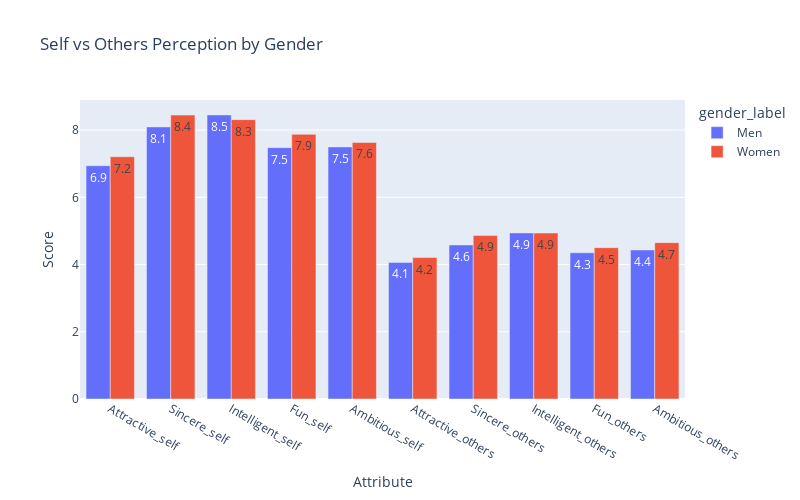

Write notebook code for a chart like this one.
### Code cell
# Only keep useful columns for melting
columns_to_keep = ['gender_label', 'Attractive_self', 'Sincere_self', 'Intelligent_self', 'Fun_self', 'Ambitious_self',
                   'Attractive_others', 'Sincere_others', 'Intelligent_others', 'Fun_others', 'Ambitious_others']

fig = px.bar(df_compare[columns_to_keep].melt(id_vars='gender_label', var_name='Attribute', value_name='Score'),
             x='Attribute', y='Score', color='gender_label', barmode='group',text_auto='.2s', width=800,
    height=500, title="Self vs Others Perception by Gender")

fig.show()

### Figure 1 — Plotly figure (JSON) as saved in the notebook; plotly's stock layout.template omitted (floating-point values rounded to 4 significant figures)
{"data": [{"alignmentgroup": "True", "hovertemplate": "gender_label=Men<br>Attribute=%{x}<br>Score=%{y}<extra></extra>", "legendgroup": "Men", "marker": {"color": "#636efa", "pattern": {"shape": ""}}, "name": "Men", "offsetgroup": "Men", "orientation": "v", "showlegend": true, "textposition": "auto", "texttemplate": "%{y:.2s}", "type": "bar", "x": ["Attractive_self", "Sincere_self", "Intelligent_self", "Fun_self", "Ambitious_self", "Attractive_others", "Sincere_others", "Intelligent_others", "Fun_others", "Ambitious_others"], "xaxis": "x", "y": [6.94, 8.095, 8.451, 7.478, 7.5, 4.064, 4.583, 4.941, 4.349, 4.434], "yaxis": "y"}, {"alignmentgroup": "True", "hovertemplate": "gender_label=Women<br>Attribute=%{x}<br>Score=%{y}<extra></extra>", "legendgroup": "Women", "marker": {"color": "#EF553B", "pattern": {"shape": ""}}, "name": "Women", "offsetgroup": "Women", "orientation": "v", "showlegend": true, "textposition": "auto", "texttemplate": "%{y:.2s}", "type": "bar", "x": ["Attractive_self", "Sincere_self", "Intelligent_self", "Fun_self", "Ambitious_self", "Attractive_others", "Sincere_others", "Intelligent_others", "Fun_others", "Ambitious_others"], "xaxis": "x", "y": [7.207, 8.446, 8.311, 7.874, 7.632, 4.208, 4.866, 4.937, 4.502, 4.651], "yaxis": "y"}], "layout": {"barmode": "group", "height": 500, "legend": {"title": {"text": "gender_label"}, "tracegroupgap": 0}, "title": {"text": "Self vs Others Perception by Gender"}, "width": 800, "xaxis": {"anchor": "y", "domain": [0, 1], "title": {"text": "Attribute"}}, "yaxis": {"anchor": "x", "domain": [0, 1], "title": {"text": "Score"}}}}
